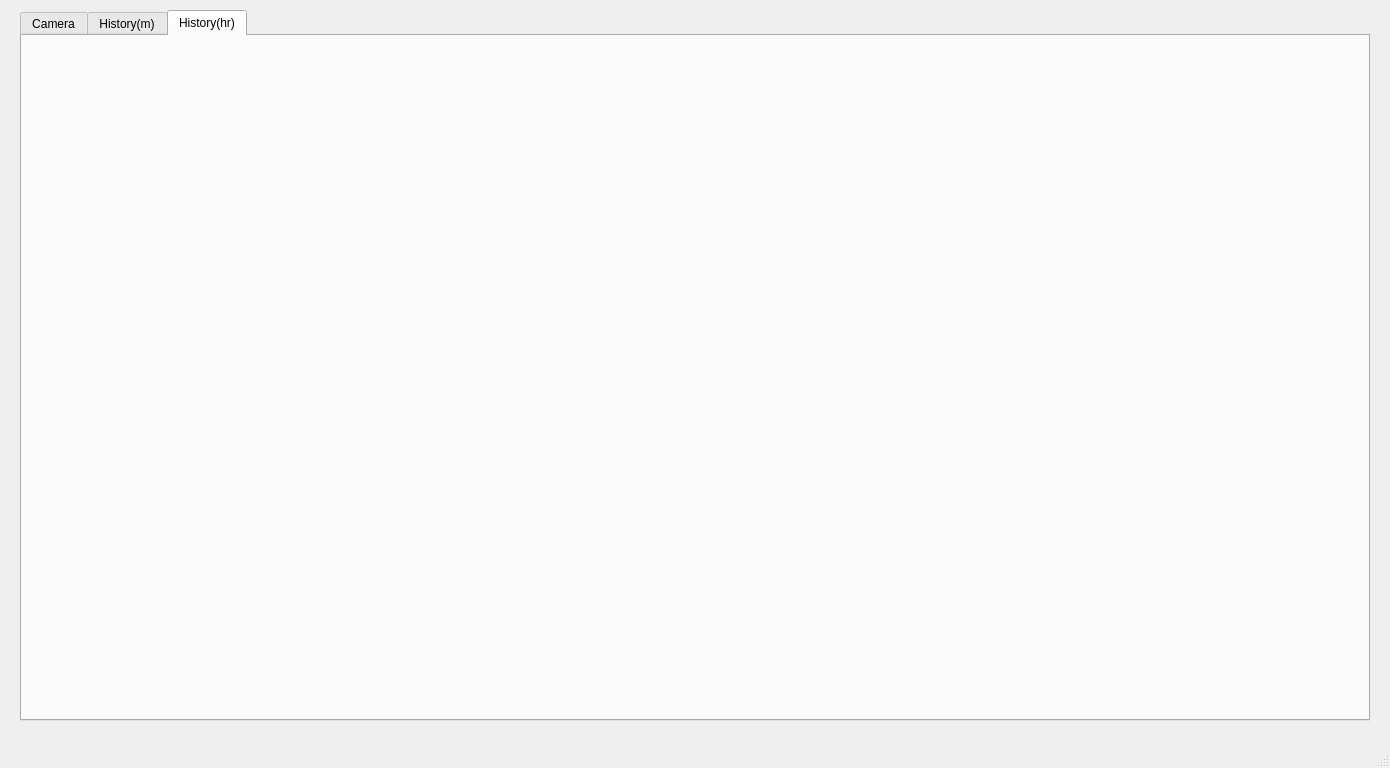
<?xml version="1.0" encoding="UTF-8"?>
<ui version="4.0">
 <class>MainWindow</class>
 <widget class="QMainWindow" name="MainWindow">
  <property name="geometry">
   <rect>
    <x>0</x>
    <y>0</y>
    <width>1390</width>
    <height>768</height>
   </rect>
  </property>
  <property name="windowTitle">
   <string>MainWindow</string>
  </property>
  <widget class="QWidget" name="centralwidget">
   <widget class="QTabWidget" name="tabWidget">
    <property name="geometry">
     <rect>
      <x>20</x>
      <y>10</y>
      <width>1350</width>
      <height>711</height>
     </rect>
    </property>
    <property name="focusPolicy">
     <enum>Qt::TabFocus</enum>
    </property>
    <property name="currentIndex">
     <number>2</number>
    </property>
    <widget class="QWidget" name="tab">
     <property name="focusPolicy">
      <enum>Qt::TabFocus</enum>
     </property>
     <attribute name="title">
      <string>Camera</string>
     </attribute>
    </widget>
    <widget class="QWidget" name="tab_2">
     <property name="focusPolicy">
      <enum>Qt::TabFocus</enum>
     </property>
     <attribute name="title">
      <string>History(m)</string>
     </attribute>
    </widget>
    <widget class="QWidget" name="tab_3">
     <attribute name="title">
      <string>History(hr)</string>
     </attribute>
    </widget>
   </widget>
  </widget>
  <widget class="QMenuBar" name="menubar">
   <property name="geometry">
    <rect>
     <x>0</x>
     <y>0</y>
     <width>1390</width>
     <height>21</height>
    </rect>
   </property>
  </widget>
  <widget class="QStatusBar" name="statusbar"/>
 </widget>
 <resources/>
 <connections/>
</ui>
